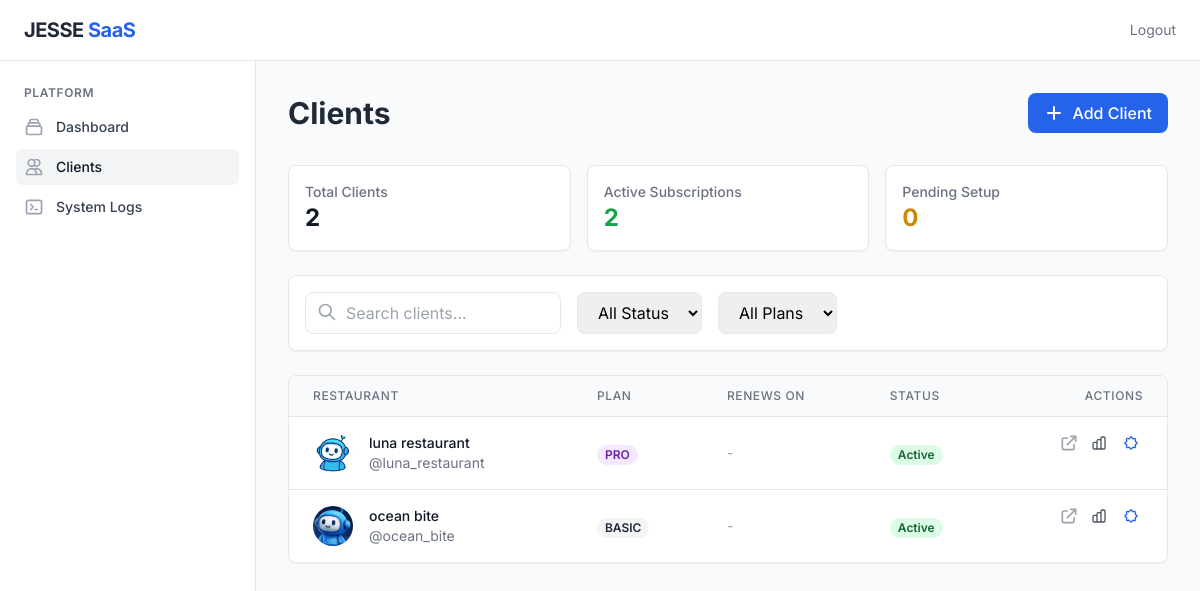
/admin/clients (signed in), run on the app's committed database.
### app/models.py (models this page shows, shortened)
class Client(db.Model):
    __tablename__ = 'clients'
    id = db.Column(db.Integer, primary_key=True)
    public_id = db.Column(db.String(36), unique=True, nullable=False, default=lambda: str(uuid.uuid4()))
    restaurant_name = db.Column(db.String(100), nullable=False)
    plan_type = db.Column(db.String(20), default='basic')
    status = db.Column(db.String(20), default='active')
    theme_color = db.Column(db.String(7), default='#000000')
    created_at = db.Column(db.DateTime, default=datetime.utcnow)
    billing_note = db.Column(db.Text, nullable=True)
    slug = db.Column(db.String(100), unique=True, nullable=True)
    renewal_date = db.Column(db.Date, nullable=True) # Kept for backward compatibility or simple view
    subscription_start = db.Column(db.Date, nullable=True)
    subscription_end = db.Column(db.Date, nullable=True)
    is_maintenance_mode = db.Column(db.Boolean, default=False)
    allowed_domains = db.Column(db.Text, nullable=True) # JSON or comma-separated
    operating_hours = db.Column(db.Text, nullable=True) # JSON structure
    timezone = db.Column(db.String(50), default='UTC')
    privacy_policy_url = db.Column(db.String(255), nullable=True)
    language = db.Column(db.String(50), default='English (US)')
    currency_code = db.Column(db.String(10), default='USD')
    currency_symbol = db.Column(db.String(5), default='$')
    owner_phone = db.Column(db.String(20), nullable=True) # Admin Internal
    owner_email = db.Column(db.String(100), nullable=True) # Admin Internal
    public_phone = db.Column(db.String(20), nullable=True) # Public Reservation
    public_email = db.Column(db.String(100), nullable=True) # Public Enquiry
    address = db.Column(db.Text, nullable=True)
    parking_info = db.Column(db.Text, nullable=True)
    direction_note = db.Column(db.Text, nullable=True)
    maps_url = db.Column(db.String(255), nullable=True)
    delivery_url = db.Column(db.String(255), nullable=True) # Deprecated by delivery_partners
    delivery_partners = db.Column(db.Text, nullable=True) # JSON structure: [{platform, url}]
    instagram_url = db.Column(db.String(255), nullable=True)
    tiktok_url = db.Column(db.String(255), nullable=True)
    youtube_url = db.Column(db.String(255), nullable=True)
    whatsapp_url = db.Column(db.String(255), nullable=True)
    website_url = db.Column(db.String(255), nullable=True)
    font_style = db.Column(db.String(50), default='Modern Sans') # New Field
    widget_position = db.Column(db.String(20), default='right') # right/left
    is_white_labeled = db.Column(db.Boolean, default=False)
    price_includes_tax = db.Column(db.Boolean, default=True)
    payment_method = db.Column(db.String(50), nullable=True) # Admin record
    wifi_ssid = db.Column(db.String(100), nullable=True)
    wifi_password = db.Column(db.String(100), nullable=True)
    review_url = db.Column(db.String(255), nullable=True)
    booking_url = db.Column(db.String(255), nullable=True)
    deposit_policy = db.Column(db.Text, nullable=True) # New
    late_arrival_policy = db.Column(db.Text, nullable=True) # New
    total_seating = db.Column(db.Integer, nullable=True)
    max_group_size = db.Column(db.Integer, nullable=True)
    seating_configuration = db.Column(db.Text, nullable=True) # New Field
    has_private_room = db.Column(db.Boolean, default=False)
    private_room_capacity = db.Column(db.Integer, nullable=True)
    facilities_list = db.Column(db.Text, nullable=True) # CSV: Outdoor, AC, Toilet...
    family_facilities_list = db.Column(db.Text, nullable=True) # CSV: Baby Chair, Kids Menu...
    knowledge_base = db.relationship('KnowledgeBase', backref='client', uselist=False, cascade="all, delete-orphan")
    menu_items = db.relationship('MenuItem', backref='client', lazy='dynamic', cascade="all, delete-orphan")
    logs = db.relationship('InteractionLog', backref='client', lazy='dynamic', cascade="all, delete-orphan")

class KnowledgeBase(db.Model):
    __tablename__ = 'knowledge_base'
    id = db.Column(db.Integer, primary_key=True)
    client_id = db.Column(db.Integer, db.ForeignKey('clients.id'), nullable=False, unique=True)
    about_us = db.Column(db.Text, nullable=True)
    menu_url = db.Column(db.String(255), nullable=True)
    reservation_url = db.Column(db.String(255), nullable=True)
    location_address = db.Column(db.String(255), nullable=True)
    opening_hours = db.Column(db.Text, nullable=True)
    wifi_password = db.Column(db.String(100), nullable=True)
    contact_phone = db.Column(db.String(50), nullable=True)
    welcome_message = db.Column(db.Text, default="Welcome! How can I help you?")
    welcome_image_url = db.Column(db.String(255), nullable=True) # Hero Image
    avatar_image = db.Column(db.String(255), nullable=True)
    menu_image = db.Column(db.String(255), nullable=True)
    book_theme_color = db.Column(db.String(7), nullable=True) # e.g. #8B4513
    book_cover_image = db.Column(db.String(255), nullable=True) # Specific Portrait Cover
    book_cover_style = db.Column(db.String(20), default='cover') # 'cover' or 'contain'
    category_order = db.Column(db.Text, nullable=True) # JSON list of ordered categories: ["Food", "Drink", "Dessert"]
    book_logo_image = db.Column(db.String(255), nullable=True) # Logo on cover
    last_page_title = db.Column(db.String(100), default="Thank You for Visiting")
    last_page_order_desc = db.Column(db.Text, default="Enjoy our food from the comfort of your home. We deliver straight to your door.")
    last_page_res_desc = db.Column(db.Text, default="Planning a special dinner? Book a table with us and let us serve you.")
    toc_title = db.Column(db.String(100), default="Table of Contents")
    toc_footer_text = db.Column(db.String(200), default="Tap to browse menu")
    flow_menu = db.Column(db.Text, nullable=True)
    flow_hours = db.Column(db.Text, nullable=True)
    flow_location = db.Column(db.Text, nullable=True)
    flow_about = db.Column(db.Text, nullable=True)
    flow_contact = db.Column(db.Text, nullable=True)
    payment_methods = db.Column(db.Text, nullable=True)
    parking_info = db.Column(db.Text, nullable=True)
    dietary_info = db.Column(db.Text, nullable=True)
    policy_info = db.Column(db.Text, nullable=True)
    system_prompt = db.Column(db.Text, nullable=True)
    ai_provider = db.Column(db.String(50), default='groq') # groq, openai, anthropic
    ai_model = db.Column(db.String(100), default='llama3-70b-8192')
    ai_api_key = db.Column(db.String(255), nullable=True)
    temperature = db.Column(db.Float, default=0.7)
    max_tokens = db.Column(db.Integer, default=1024)
    fallback_message = db.Column(db.Text, nullable=True)
    conversation_starters = db.Column(db.Text, nullable=True) # JSON string
    human_handoff_triggers = db.Column(db.Text, nullable=True) # Comma-separated

### app/admin/routes.py (the view)
@bp.route('/clients')
def clients_list():
    query = request.args.get('q', '').lower()
    status_filter = request.args.get('status', 'all')
    plan_filter = request.args.get('plan', 'all')
    clients_query = Client.query
    if status_filter != 'all':
        clients_query = clients_query.filter_by(status=status_filter)
    if plan_filter != 'all':
        clients_query = clients_query.filter_by(plan_type=plan_filter)
    all_clients = clients_query.all()
    if query:
        all_clients = [c for c in all_clients if query in c.restaurant_name.lower() or query in c.public_id.lower()]
    stats = AnalyticsService.get_client_stats(status_filter, plan_filter)
    today = datetime.now().date()
    return render_template('admin/clients.html', clients=all_clients, active_page='clients', stats=stats, today=today)

### app/templates/admin/clients.html (shortened to what this page needs)
{% extends "base.html" %}
{% block content %}
<div class="flex justify-between items-center mb-8">
    <h1 class="text-3xl font-bold text-gray-800">Clients</h1>
    <a href="{{ url_for('admin.new_client') }}"
        class="bg-blue-600 text-white px-4 py-2 rounded-lg hover:bg-blue-700 font-medium flex items-center gap-2">
        <svg xmlns="http://www.w3.org/2000/svg" class="h-5 w-5" viewBox="0 0 20 20" fill="currentColor">
            <path fill-rule="evenodd"
                d="M10 3a1 1 0 011 1v5h5a1 1 0 110 2h-5v5a1 1 0 11-2 0v-5H4a1 1 0 110-2h5V4a1 1 0 011-1z"
                clip-rule="evenodd" />
        </svg>
        Add Client
    </a>
</div>
<div class="grid grid-cols-1 md:grid-cols-3 gap-4 mb-6">
    <div class="bg-white p-4 rounded-lg border border-gray-200 shadow-sm">
        <div class="text-sm text-gray-500 font-medium">Total Clients</div>
        <div class="text-2xl font-bold text-gray-900">{{ stats.total }}</div>
    </div>
    <div class="bg-white p-4 rounded-lg border border-gray-200 shadow-sm">
        <div class="text-sm text-gray-500 font-medium">Active Subscriptions</div>
        <div class="text-2xl font-bold text-green-600">{{ stats.active }}</div>
    </div>
    <div class="bg-white p-4 rounded-lg border border-gray-200 shadow-sm">
        <div class="text-sm text-gray-500 font-medium">Pending Setup</div>
        <div class="text-2xl font-bold text-yellow-600">{{ stats.pending }}</div>
    </div>
</div>
<div
    class="bg-white p-4 rounded-lg shadow-sm border border-gray-200 mb-6 flex flex-col md:flex-row gap-4 items-center justify-between">
    <div class="flex gap-4 w-full md:w-auto">
        <form method="GET" class="flex gap-4 w-full">
            <div class="relative w-full md:w-64">
                <input type="text" name="q" placeholder="Search clients..." value="{{ request.args.get('q', '') }}"
                    class="w-full pl-10 pr-4 py-2 border rounded-lg focus:outline-none focus:border-blue-500">
                <svg class="w-5 h-5 text-gray-400 absolute left-3 top-2.5" fill="none" stroke="currentColor"
                    viewBox="0 0 24 24" xmlns="http://www.w3.org/2000/svg">
                    <path stroke-linecap="round" stroke-linejoin="round" stroke-width="2"
                        d="M21 21l-6-6m2-5a7 7 0 11-14 0 7 7 0 0114 0z"></path>
                </svg>
            </div>
            <select name="status" onchange="this.form.submit()"
                class="border rounded-lg px-4 py-2 focus:outline-none focus:border-blue-500">
                <option value="all" {% if request.args.get('status')=='all' %}selected{% endif %}>All Status</option>
            </select>
            <select name="plan" onchange="this.form.submit()"
                class="border rounded-lg px-4 py-2 focus:outline-none focus:border-blue-500">
                <option value="all" {% if request.args.get('plan')=='all' %}selected{% endif %}>All Plans</option>
            </select>
        </form>
    </div>
</div>
<div class="bg-white rounded-lg shadow-sm border border-gray-200 overflow-hidden">
    <table class="min-w-full divide-y divide-gray-200">
        <thead class="bg-gray-50">
            <tr>
                <th class="px-6 py-3 text-left text-xs font-medium text-gray-500 uppercase tracking-wider">Restaurant
                </th>
                <th class="px-6 py-3 text-left text-xs font-medium text-gray-500 uppercase tracking-wider">Plan</th>
                <th class="px-6 py-3 text-left text-xs font-medium text-gray-500 uppercase tracking-wider">Renews On
                </th>
                <th class="px-6 py-3 text-left text-xs font-medium text-gray-500 uppercase tracking-wider">Status</th>
                <th class="px-6 py-3 text-right text-xs font-medium text-gray-500 uppercase tracking-wider">Actions</th>
            </tr>
        </thead>
        <tbody class="bg-white divide-y divide-gray-200">
            {% for client in clients %}
            <tr>
                <td class="px-6 py-4 whitespace-nowrap">
                    <div class="flex items-center">
                        <div class="flex-shrink-0 h-10 w-10">
                            {% if client.knowledge_base and client.knowledge_base.avatar_image %}
                            <img class="h-10 w-10 rounded-full object-cover"
                                src="{{ resolve_file(client.knowledge_base.avatar_image, 'avatars') }}" alt="">
                            {% else %}
                            <div
                                class="h-10 w-10 rounded-full bg-blue-100 flex items-center justify-center text-blue-600 font-bold">
                                {{ client.restaurant_name[0] }}
                            </div>
                            {% endif %}
                        </div>
                        <div class="ml-4">
                            <div class="text-sm font-medium text-gray-900">{{ client.restaurant_name }}</div>
                            <div class="text-sm text-gray-500">
                                {% if client.slug %}
                                @{{ client.slug }}
                                {% else %}
                                Joined: {{ client.created_at.strftime('%d %b %Y') }}
                                {% endif %}
                            </div>
                        </div>
                    </div>
                </td>
                <td class="px-6 py-4 whitespace-nowrap">
                    <span
                        class="px-2 inline-flex text-xs leading-5 font-semibold rounded-full
                        {% if client.plan_type == 'pro' %}bg-purple-100 text-purple-800{% else %}bg-gray-100 text-gray-800{% endif %}">
                        {{ client.plan_type|upper }}
                    </span>
                </td>
                <td class="px-6 py-4 whitespace-nowrap text-sm">
                    {% if client.renewal_date %}
                    {% set days_left = (client.renewal_date - today).days %}
                    <span class="font-medium {% if days_left < 3 %}text-red-600{% else %}text-green-600{% endif %}">
                        {{ client.renewal_date.strftime('%d %b %Y') }}
                    </span>
                    {% else %}
                    <span class="text-gray-400">-</span>
                    {% endif %}
                </td>
                <td class="px-6 py-4 whitespace-nowrap">
                    {% if client.status == 'active' %}
                    <span
                        class="px-2 inline-flex text-xs leading-5 font-semibold rounded-full bg-green-100 text-green-800">
                        Active
                    </span>
                    {% else %}
                    <span class="px-2 inline-flex text-xs leading-5 font-semibold rounded-full bg-red-100 text-red-800">
                        Inactive
                    </span>
                    {% endif %}
                </td>
                <td
                    class="px-6 py-4 whitespace-nowrap text-right text-sm font-medium flex justify-end items-center gap-3">
                    <button onclick="copyClientLink('{{ client.slug }}')"
                        class="text-gray-400 hover:text-blue-600 transition-colors" title="Copy Link">
                        <svg xmlns="http://www.w3.org/2000/svg" class="h-5 w-5" fill="none" viewBox="0 0 24 24"
                            stroke="currentColor">
                            <path stroke-linecap="round" stroke-linejoin="round" stroke-width="2"
                                d="M10 6H6a2 2 0 00-2 2v10a2 2 0 002 2h10a2 2 0 002-2v-4M14 4h6m0 0v6m0-6L10 14" />
                        </svg>
                    </button>
                    <a href="{{ url_for('admin.client_stats', client_id=client.id, view_mode='overview') }}"
                        class="text-gray-600 hover:text-gray-900 inline-flex items-center">
                        <svg class="w-4 h-4 mr-1" fill="none" stroke="currentColor" viewBox="0 0 24 24">
                    </a>
                    <a href="{{ url_for('admin.edit_client', client_id=client.id) }}"
                        class="text-blue-600 hover:text-blue-900 inline-flex items-center font-semibold">
                        <svg class="w-4 h-4 mr-1" fill="none" stroke="currentColor" viewBox="0 0 24 24">
                    </a>
                </td>
            </tr>
            {% endfor %}
        </tbody>
    </table>
</div>
{% endblock %}

### data on the page
Client: avatar_image (picture), restaurant_name "luna restaurant", slug "luna_restaurant", plan_type "PRO", status "Active"
Client: avatar_image (picture), restaurant_name "ocean bite", slug "ocean_bite", plan_type "BASIC", status "Active"

### other printed values
{{ stats.total }} "2"
{{ stats.active }} "2"
{{ stats.pending }} "0"
